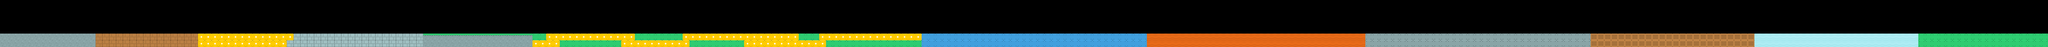

This game map was drawn from its Tiled (.tmx) file and the tilesets committed beside it. A one-line description and the trimmed map source follow:
An orthogonal 300x7 tile map with 64x64 px tiles, 1 tile layer (Tile Layer 1).

<map version="1.2" tiledversion="1.2.5" orientation="orthogonal" renderorder="right-down" width="300" height="7" tilewidth="64" tileheight="64" infinite="0" nextlayerid="4" nextobjectid="4">
 <tileset firstgid="1" name="level1tileset" tilewidth="64" tileheight="64" tilecount="98" columns="14">
  <image source="../tilesets/platformPack_tilesheet.png" width="896" height="448" />
 </tileset>
 <layer id="3" name="Tile Layer 1" width="300" height="7">
  <data>[2100 cells, 600 non-empty, 11 distinct tile ids]</data>
 </layer>
 <objectgroup id="2" name="Spikes" />
</map>
